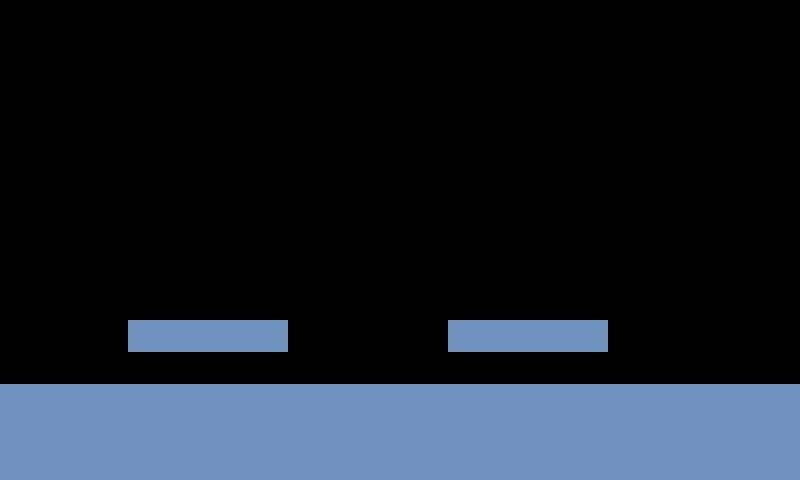

A level layout from a 2D game, rendered from its tile map. Below: a short description, then the map file with its tile-grid data intact:
An orthogonal 25x15 tile map with 32x32 px tiles, 1 tile layer (Graphics) and 3 objects.

<map version="1.10" tiledversion="1.10.2" orientation="orthogonal" renderorder="right-down" width="25" height="15" tilewidth="32" tileheight="32" infinite="0" nextlayerid="3" nextobjectid="4">
 <tileset firstgid="1" name="tileset" tilewidth="32" tileheight="32" tilecount="1" columns="1">
  <image source="tileset.png" width="32" height="32" />
 </tileset>
 <layer id="1" name="Graphics" width="25" height="15">
  <data encoding="csv">
0,0,0,0,0,0,0,0,0,0,0,0,0,0,0,0,0,0,0,0,0,0,0,0,0,
0,0,0,0,0,0,0,0,0,0,0,0,0,0,0,0,0,0,0,0,0,0,0,0,0,
0,0,0,0,0,0,0,0,0,0,0,0,0,0,0,0,0,0,0,0,0,0,0,0,0,
0,0,0,0,0,0,0,0,0,0,0,0,0,0,0,0,0,0,0,0,0,0,0,0,0,
0,0,0,0,0,0,0,0,0,0,0,0,0,0,0,0,0,0,0,0,0,0,0,0,0,
0,0,0,0,0,0,0,0,0,0,0,0,0,0,0,0,0,0,0,0,0,0,0,0,0,
0,0,0,0,0,0,0,0,0,0,0,0,0,0,0,0,0,0,0,0,0,0,0,0,0,
0,0,0,0,0,0,0,0,0,0,0,0,0,0,0,0,0,0,0,0,0,0,0,0,0,
0,0,0,0,0,0,0,0,0,0,0,0,0,0,0,0,0,0,0,0,0,0,0,0,0,
0,0,0,0,0,0,0,0,0,0,0,0,0,0,0,0,0,0,0,0,0,0,0,0,0,
0,0,0,0,1,1,1,1,1,0,0,0,0,0,1,1,1,1,1,0,0,0,0,0,0,
0,0,0,0,0,0,0,0,0,0,0,0,0,0,0,0,0,0,0,0,0,0,0,0,0,
1,1,1,1,1,1,1,1,1,1,1,1,1,1,1,1,1,1,1,1,1,1,1,1,1,
1,1,1,1,1,1,1,1,1,1,1,1,1,1,1,1,1,1,1,1,1,1,1,1,1,
1,1,1,1,1,1,1,1,1,1,1,1,1,1,1,1,1,1,1,1,1,1,1,1,1
</data>
 </layer>
 <objectgroup id="2" name="Collision">
  <object id="1" x="0" y="384" width="800" height="96" />
  <object id="2" x="128" y="320" width="160" height="32" />
  <object id="3" x="448" y="320" width="160" height="32" />
 </objectgroup>
</map>
